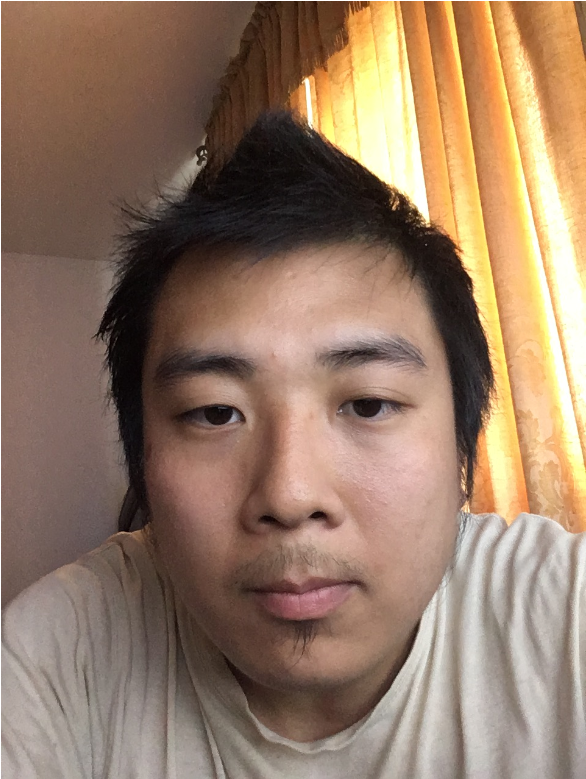
%> input picture ELEC498/Motion Detection/p1img.png, 586 x 779 px
$ octave q1b.m   (GNU Octave 9; MATLAB toolbox functions it lacks are replaced by stand-ins)
%> lines starting %> are read from the running program, lines starting %| are printed output that depends on the picture
%q1b1
clear
clc
clf

img=imread('p1img.png');
%> img is the input picture: size 779x586x3 uint8; mean R, G, B 149.4, 122.5, 101.6
im=rgb2gray(img); %grayscale
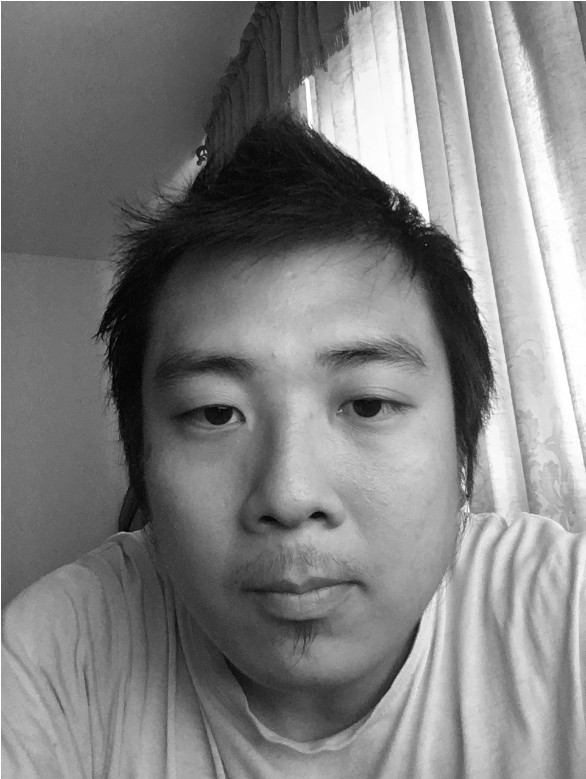
%> im: size 779x586 uint8; min 1, max 255, mean 128.2
x=im2double(im); %uint8 to double

ref = x;
A = imnoise(ref,'gaussian', 0, 0.00326); %noise 0 mean, about 25dB

[peaksnr, snr] = psnr(A, ref); %Calculate the PSNR.
%> peaksnr = 25.02; snr = 19.91

peaksnr
%> peaksnr = 25.02


imhist(A);
title('Histogram of Noisy Grayscale of Me');
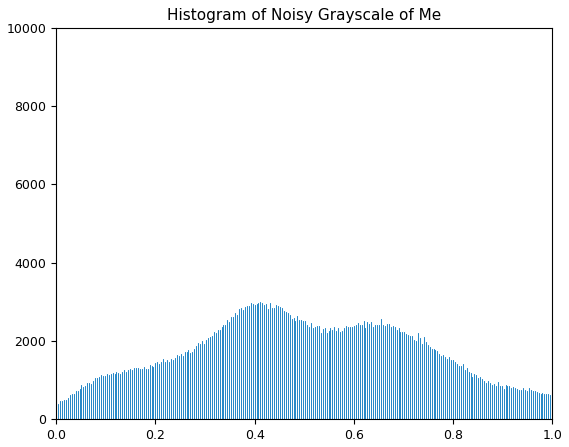
%> figure redrawn from the program's plot data; highest point at x = 1, y = 8187
%imshowpair(x,A,'montage');
%saveas(gcf,'q1b.png');

$ run again, with ELEC498/Motion Detection/Pentagon.tiff saved as ELEC498/Motion Detection/p1img.png
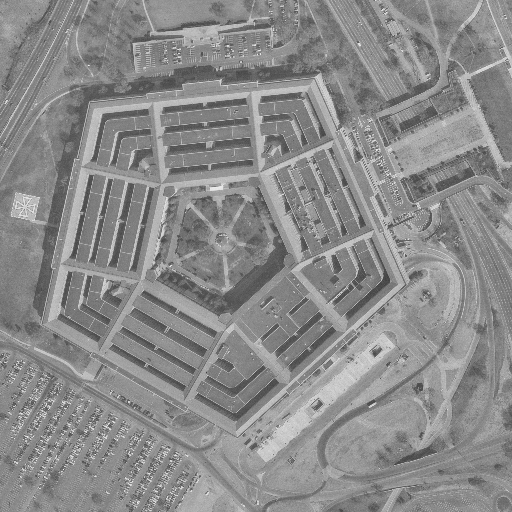
%> input picture ELEC498/Motion Detection/Pentagon.tiff, 512 x 512 px
%> img is the input picture: size 512x512 uint8; min 63, max 245, mean 138.5
%> `[peaksnr, snr] = psnr(A, ref);`: peaksnr = 24.89; snr = 19.75
%> `peaksnr`: peaksnr = 24.89
%> `title('Histogram of Noisy Grayscale of Me');`:
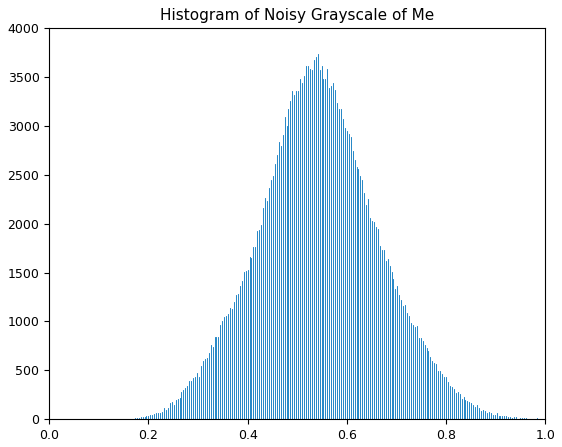
%> figure redrawn from the program's plot data; highest point at x = 0.541, y = 3733

$ run again, with ELEC498/Motion Detection/house.tiff saved as ELEC498/Motion Detection/p1img.png
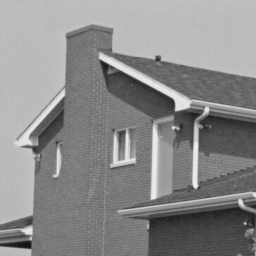
%> input picture ELEC498/Motion Detection/house.tiff, 256 x 256 px
%> img is the input picture: size 256x256 uint8; min 16, max 239, mean 138
%> `A = imnoise(ref,'gaussian', 0, 0.00326);`:
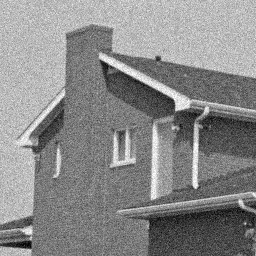
%> A: size 256x256 double; min 0, max 1, mean 0.541
%> `[peaksnr, snr] = psnr(A, ref);`: peaksnr = 24.87; snr = 19.99
%> `peaksnr`: peaksnr = 24.87
%> `title('Histogram of Noisy Grayscale of Me');`:
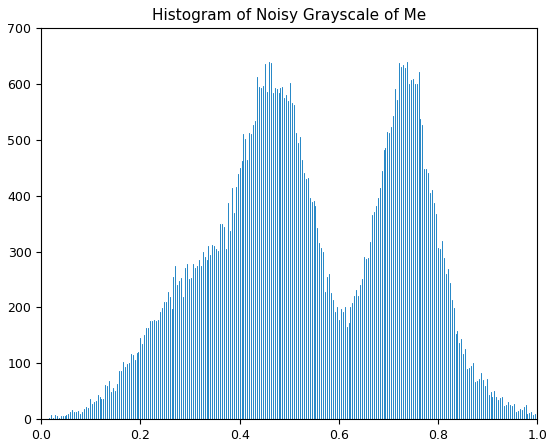
%> figure redrawn from the program's plot data; highest point at x = 0.737, y = 640
